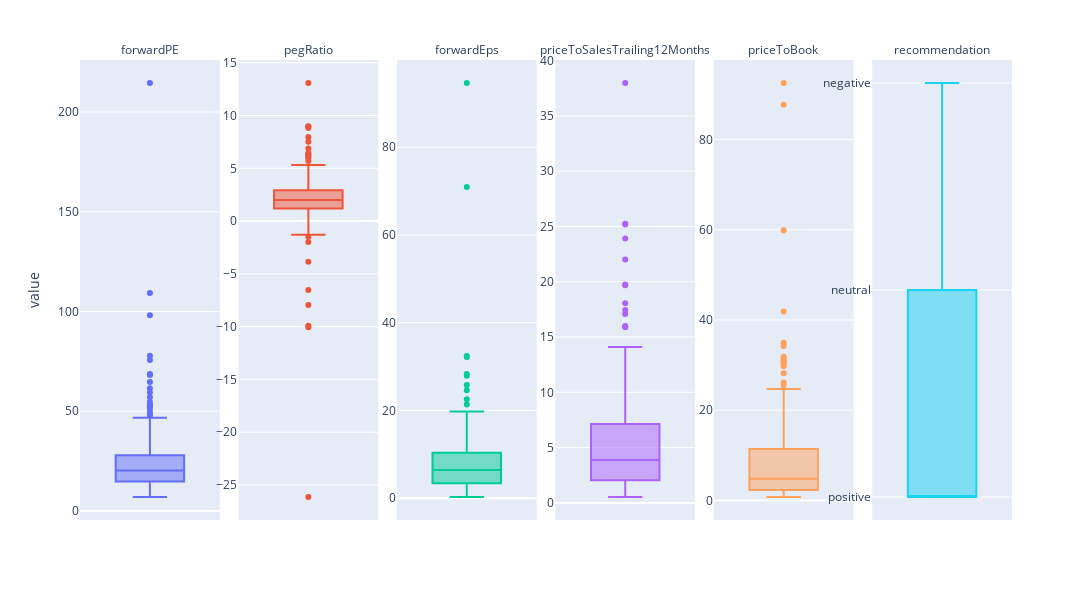

Notebook source saved alongside this figure:
### Code cell
funs = remove_outliers(funs)
plot_boxes(funs)

### Figure 1 — Plotly figure (JSON) as saved in the notebook; plotly's stock layout.template omitted (floating-point values rounded to 4 significant figures; data arrays with more than 128 entries replaced by an {"elided": "..."} marker saying what was removed)
{"data": [{"alignmentgroup": "True", "hovertemplate": "<b>%{hovertext}</b><br><br>variable=forwardPE<br>value=%{y}<extra></extra>", "hovertext": {"elided": "193 str values"}, "legendgroup": "forwardPE", "marker": {"color": "#636efa"}, "name": "forwardPE", "notched": false, "offsetgroup": "forwardPE", "orientation": "v", "showlegend": true, "type": "box", "x0": " ", "xaxis": "x", "y": {"elided": "193 float values"}, "y0": " ", "yaxis": "y"}, {"alignmentgroup": "True", "hovertemplate": "<b>%{hovertext}</b><br><br>variable=pegRatio<br>value=%{y}<extra></extra>", "hovertext": {"elided": "193 str values"}, "legendgroup": "pegRatio", "marker": {"color": "#EF553B"}, "name": "pegRatio", "notched": false, "offsetgroup": "pegRatio", "orientation": "v", "showlegend": true, "type": "box", "x0": " ", "xaxis": "x2", "y": {"elided": "193 float values"}, "y0": " ", "yaxis": "y2"}, {"alignmentgroup": "True", "hovertemplate": "<b>%{hovertext}</b><br><br>variable=forwardEps<br>value=%{y}<extra></extra>", "hovertext": {"elided": "193 str values"}, "legendgroup": "forwardEps", "marker": {"color": "#00cc96"}, "name": "forwardEps", "notched": false, "offsetgroup": "forwardEps", "orientation": "v", "showlegend": true, "type": "box", "x0": " ", "xaxis": "x3", "y": {"elided": "193 float values"}, "y0": " ", "yaxis": "y3"}, {"alignmentgroup": "True", "hovertemplate": "<b>%{hovertext}</b><br><br>variable=priceToSalesTrailing12Months<br>value=%{y}<extra></extra>", "hovertext": {"elided": "193 str values"}, "legendgroup": "priceToSalesTrailing12Months", "marker": {"color": "#ab63fa"}, "name": "priceToSalesTrailing12Months", "notched": false, "offsetgroup": "priceToSalesTrailing12Months", "orientation": "v", "showlegend": true, "type": "box", "x0": " ", "xaxis": "x4", "y": {"elided": "193 float values"}, "y0": " ", "yaxis": "y4"}, {"alignmentgroup": "True", "hovertemplate": "<b>%{hovertext}</b><br><br>variable=priceToBook<br>value=%{y}<extra></extra>", "hovertext": {"elided": "193 str values"}, "legendgroup": "priceToBook", "marker": {"color": "#FFA15A"}, "name": "priceToBook", "notched": false, "offsetgroup": "priceToBook", "orientation": "v", "showlegend": true, "type": "box", "x0": " ", "xaxis": "x5", "y": {"elided": "193 float values"}, "y0": " ", "yaxis": "y5"}, {"alignmentgroup": "True", "hovertemplate": "<b>%{hovertext}</b><br><br>variable=recommendation<br>value=%{y}<extra></extra>", "hovertext": {"elided": "193 str values"}, "legendgroup": "recommendation", "marker": {"color": "#19d3f3"}, "name": "recommendation", "notched": false, "offsetgroup": "recommendation", "orientation": "v", "showlegend": true, "type": "box", "x0": " ", "xaxis": "x6", "y": {"elided": "193 str values"}, "y0": " ", "yaxis": "y6"}], "layout": {"annotations": [{"font": {}, "showarrow": false, "text": "forwardPE", "x": 0.075, "xanchor": "center", "xref": "paper", "y": 1, "yanchor": "bottom", "yref": "paper"}, {"font": {}, "showarrow": false, "text": "pegRatio", "x": 0.245, "xanchor": "center", "xref": "paper", "y": 1, "yanchor": "bottom", "yref": "paper"}, {"font": {}, "showarrow": false, "text": "forwardEps", "x": 0.415, "xanchor": "center", "xref": "paper", "y": 1, "yanchor": "bottom", "yref": "paper"}, {"font": {}, "showarrow": false, "text": "priceToSalesTrailing12Months", "x": 0.585, "xanchor": "center", "xref": "paper", "y": 1, "yanchor": "bottom", "yref": "paper"}, {"font": {}, "showarrow": false, "text": "priceToBook", "x": 0.755, "xanchor": "center", "xref": "paper", "y": 1, "yanchor": "bottom", "yref": "paper"}, {"font": {}, "showarrow": false, "text": "recommendation", "x": 0.925, "xanchor": "center", "xref": "paper", "y": 1, "yanchor": "bottom", "yref": "paper"}], "boxmode": "overlay", "height": 600, "legend": {"title": {"text": "variable"}, "tracegroupgap": 0}, "margin": {"t": 60}, "showlegend": false, "width": 1280, "xaxis": {"anchor": "y", "domain": [0, 0.15]}, "xaxis2": {"anchor": "y2", "domain": [0.17, 0.32], "matches": "x"}, "xaxis3": {"anchor": "y3", "domain": [0.34, 0.49], "matches": "x"}, "xaxis4": {"anchor": "y4", "domain": [0.51, 0.66], "matches": "x"}, "xaxis5": {"anchor": "y5", "domain": [0.68, 0.83], "matches": "x"}, "xaxis6": {"anchor": "y6", "domain": [0.85, 1], "matches": "x"}, "yaxis": {"anchor": "x", "domain": [0, 1], "showticklabels": true, "title": {"text": "value"}}, "yaxis2": {"anchor": "x2", "domain": [0, 1], "showticklabels": true}, "yaxis3": {"anchor": "x3", "domain": [0, 1], "showticklabels": true}, "yaxis4": {"anchor": "x4", "domain": [0, 1], "showticklabels": true}, "yaxis5": {"anchor": "x5", "domain": [0, 1], "showticklabels": true}, "yaxis6": {"anchor": "x6", "domain": [0, 1], "showticklabels": true}}}
